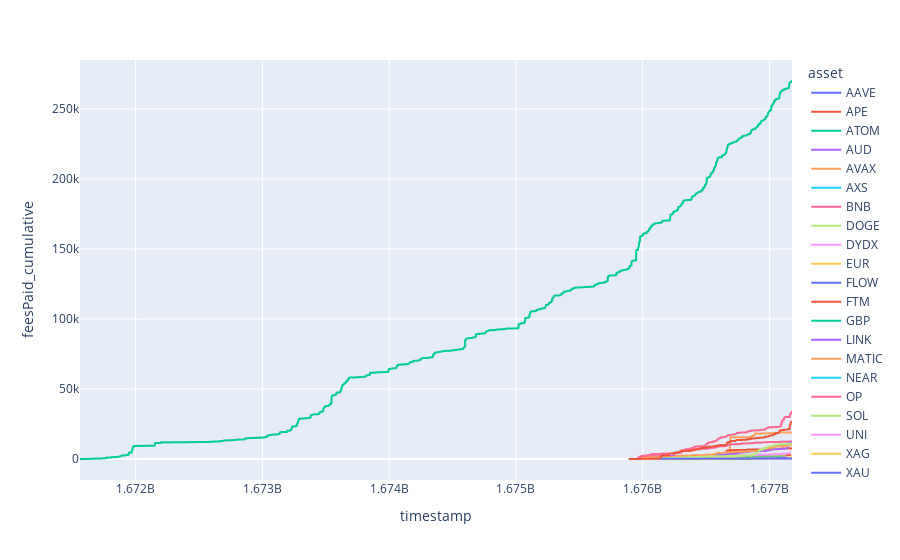

Source (notebook cell):
### Code cell
px.line(
    df_market_pnl,
    x='timestamp',
    y='feesPaid_cumulative',
    color='asset'
)
